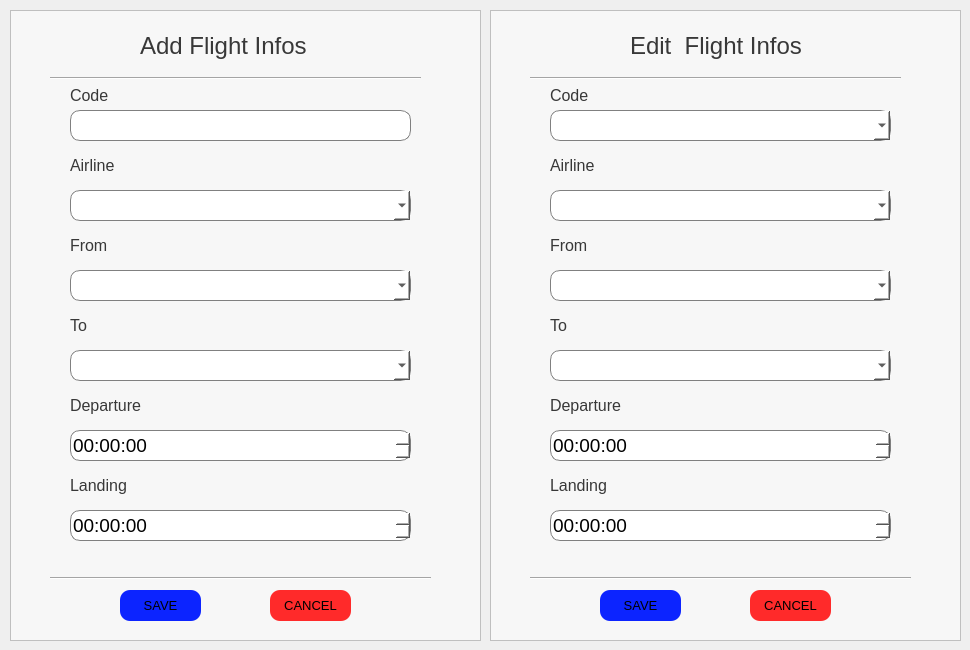
      <widget class="QWidget" name="tab_16">
       <attribute name="title">
        <string>Flight Infos</string>
       </attribute>
       <widget class="QFrame" name="frame_16">
        <property name="geometry">
         <rect>
          <x>10</x>
          <y>10</y>
          <width>471</width>
          <height>631</height>
         </rect>
        </property>
        <property name="styleSheet">
         <string notr="true">background-color: rgb(247, 247, 247);</string>
        </property>
        <property name="frameShape">
         <enum>QFrame::StyledPanel</enum>
        </property>
        <property name="frameShadow">
         <enum>QFrame::Raised</enum>
        </property>
        <widget class="QLabel" name="label_104">
         <property name="geometry">
          <rect>
           <x>130</x>
           <y>20</y>
           <width>211</width>
           <height>31</height>
          </rect>
         </property>
         <property name="font">
          <font>
           <pointsize>18</pointsize>
          </font>
         </property>
         <property name="styleSheet">
          <string notr="true">color: rgb(56, 56, 56);</string>
         </property>
         <property name="text">
          <string>Add Flight Infos</string>
         </property>
        </widget>
        <widget class="Line" name="line_26">
         <property name="geometry">
          <rect>
           <x>40</x>
           <y>60</y>
           <width>371</width>
           <height>16</height>
          </rect>
         </property>
         <property name="orientation">
          <enum>Qt::Horizontal</enum>
         </property>
        </widget>
        <widget class="QLabel" name="label_105">
         <property name="geometry">
          <rect>
           <x>60</x>
           <y>70</y>
           <width>51</width>
           <height>31</height>
          </rect>
         </property>
         <property name="font">
          <font>
           <pointsize>12</pointsize>
          </font>
         </property>
         <property name="styleSheet">
          <string notr="true">color: rgb(56, 56, 56);</string>
         </property>
         <property name="text">
          <string>Code</string>
         </property>
        </widget>
        <widget class="QLineEdit" name="lineEdit_58">
         <property name="geometry">
          <rect>
           <x>60</x>
           <y>100</y>
           <width>341</width>
           <height>31</height>
          </rect>
         </property>
         <property name="styleSheet">
          <string notr="true">border :1px solid grey;
border-radius: 10px;
background-color: rgb(255, 255, 255);</string>
         </property>
         <property name="text">
          <string/>
         </property>
        </widget>
        <widget class="QLabel" name="label_106">
         <property name="geometry">
          <rect>
           <x>60</x>
           <y>140</y>
           <width>51</width>
           <height>31</height>
          </rect>
         </property>
         <property name="font">
          <font>
           <pointsize>12</pointsize>
          </font>
         </property>
         <property name="styleSheet">
          <string notr="true">color: rgb(56, 56, 56);</string>
         </property>
         <property name="text">
          <string>Airline</string>
         </property>
        </widget>
        <widget class="QLabel" name="label_107">
         <property name="geometry">
          <rect>
           <x>60</x>
           <y>220</y>
           <width>61</width>
           <height>31</height>
          </rect>
         </property>
         <property name="font">
          <font>
           <pointsize>12</pointsize>
          </font>
         </property>
         <property name="styleSheet">
          <string notr="true">color: rgb(56, 56, 56);</string>
         </property>
         <property name="text">
          <string>From</string>
         </property>
        </widget>
        <widget class="QLabel" name="label_108">
         <property name="geometry">
          <rect>
           <x>60</x>
           <y>300</y>
           <width>51</width>
           <height>31</height>
          </rect>
         </property>
         <property name="font">
          <font>
           <pointsize>12</pointsize>
          </font>
         </property>
         <property name="styleSheet">
          <string notr="true">color: rgb(56, 56, 56);</string>
         </property>
         <property name="text">
          <string>To</string>
         </property>
        </widget>
        <widget class="QLabel" name="label_109">
         <property name="geometry">
          <rect>
           <x>60</x>
           <y>380</y>
           <width>81</width>
           <height>31</height>
          </rect>
         </property>
         <property name="font">
          <font>
           <pointsize>12</pointsize>
          </font>
         </property>
         <property name="styleSheet">
          <string notr="true">color: rgb(56, 56, 56);</string>
         </property>
         <property name="text">
          <string>Departure</string>
         </property>
        </widget>
        <widget class="QLabel" name="label_110">
         <property name="geometry">
          <rect>
           <x>60</x>
           <y>460</y>
           <width>111</width>
           <height>31</height>
          </rect>
         </property>
         <property name="font">
          <font>
           <pointsize>12</pointsize>
          </font>
         </property>
         <property name="styleSheet">
          <string notr="true">color: rgb(56, 56, 56);</string>
         </property>
         <property name="text">
          <string>Landing</string>
         </property>
        </widget>
        <widget class="Line" name="line_27">
         <property name="geometry">
          <rect>
           <x>40</x>
           <y>560</y>
           <width>381</width>
           <height>16</height>
          </rect>
         </property>
         <property name="orientation">
          <enum>Qt::Horizontal</enum>
         </property>
        </widget>
        <widget class="QPushButton" name="pushButton_29">
         <property name="geometry">
          <rect>
           <x>260</x>
           <y>580</y>
           <width>81</width>
           <height>31</height>
          </rect>
         </property>
         <property name="font">
          <font>
           <pointsize>10</pointsize>
          </font>
         </property>
         <property name="styleSheet">
          <string notr="true">background-color: rgb(255, 42, 42);
border-radius: 10px;</string>
         </property>
         <property name="text">
          <string>CANCEL</string>
         </property>
        </widget>
        <widget class="QPushButton" name="pushButton_30">
         <property name="geometry">
          <rect>
           <x>110</x>
           <y>580</y>
           <width>81</width>
           <height>31</height>
          </rect>
         </property>
         <property name="font">
          <font>
           <pointsize>10</pointsize>
          </font>
         </property>
         <property name="styleSheet">
          <string notr="true">background-color: rgb(12, 36, 255);
border-radius: 10px;</string>
         </property>
         <property name="text">
          <string>SAVE</string>
         </property>
        </widget>
        <widget class="QComboBox" name="comboBox_20">
         <property name="geometry">
          <rect>
           <x>60</x>
           <y>180</y>
           <width>341</width>
           <height>31</height>
          </rect>
         </property>
         <property name="styleSheet">
          <string notr="true">border :1px solid grey;
border-radius: 10px;
background-color: rgb(255, 255, 255);</string>
         </property>
        </widget>
        <widget class="QComboBox" name="comboBox_21">
         <property name="geometry">
          <rect>
           <x>60</x>
           <y>260</y>
           <width>341</width>
           <height>31</height>
          </rect>
         </property>
         <property name="styleSheet">
          <string notr="true">border :1px solid grey;
border-radius: 10px;
background-color: rgb(255, 255, 255);</string>
         </property>
        </widget>
        <widget class="QComboBox" name="comboBox_24">
         <property name="geometry">
          <rect>
           <x>60</x>
           <y>340</y>
           <width>341</width>
           <height>31</height>
          </rect>
         </property>
         <property name="styleSheet">
          <string notr="true">border :1px solid grey;
border-radius: 10px;
background-color: rgb(255, 255, 255);</string>
         </property>
        </widget>
        <widget class="QTimeEdit" name="timeEdit_3">
         <property name="geometry">
          <rect>
           <x>60</x>
           <y>420</y>
           <width>341</width>
           <height>31</height>
          </rect>
         </property>
         <property name="font">
          <font>
           <pointsize>14</pointsize>
          </font>
         </property>
         <property name="styleSheet">
          <string notr="true">border :1px solid grey;
border-radius: 10px;
background-color: rgb(255, 255, 255);</string>
         </property>
        </widget>
        <widget class="QTimeEdit" name="timeEdit_4">
         <property name="geometry">
          <rect>
           <x>60</x>
           <y>500</y>
           <width>341</width>
           <height>31</height>
          </rect>
         </property>
         <property name="font">
          <font>
           <pointsize>14</pointsize>
          </font>
         </property>
         <property name="styleSheet">
          <string notr="true">border :1px solid grey;
border-radius: 10px;
background-color: rgb(255, 255, 255);</string>
         </property>
        </widget>
       </widget>
       <widget class="QFrame" name="frame_17">
        <property name="geometry">
         <rect>
          <x>490</x>
          <y>10</y>
          <width>471</width>
          <height>631</height>
         </rect>
        </property>
        <property name="styleSheet">
         <string notr="true">background-color: rgb(247, 247, 247);</string>
        </property>
        <property name="frameShape">
         <enum>QFrame::StyledPanel</enum>
        </property>
        <property name="frameShadow">
         <enum>QFrame::Raised</enum>
        </property>
        <widget class="QLabel" name="label_111">
         <property name="geometry">
          <rect>
           <x>140</x>
           <y>20</y>
           <width>211</width>
           <height>31</height>
          </rect>
         </property>
         <property name="font">
          <font>
           <pointsize>18</pointsize>
          </font>
         </property>
         <property name="styleSheet">
          <string notr="true">color: rgb(56, 56, 56);</string>
         </property>
         <property name="text">
          <string>Edit  Flight Infos</string>
         </property>
        </widget>
        <widget class="Line" name="line_28">
         <property name="geometry">
          <rect>
           <x>40</x>
           <y>60</y>
           <width>371</width>
           <height>16</height>
          </rect>
         </property>
         <property name="orientation">
          <enum>Qt::Horizontal</enum>
         </property>
        </widget>
        <widget class="QLabel" name="label_112">
         <property name="geometry">
          <rect>
           <x>60</x>
           <y>70</y>
           <width>51</width>
           <height>31</height>
          </rect>
         </property>
         <property name="font">
          <font>
           <pointsize>12</pointsize>
          </font>
         </property>
         <property name="styleSheet">
          <string notr="true">color: rgb(56, 56, 56);</string>
         </property>
         <property name="text">
          <string>Code</string>
         </property>
        </widget>
        <widget class="QLabel" name="label_113">
         <property name="geometry">
          <rect>
           <x>60</x>
           <y>140</y>
           <width>51</width>
           <height>31</height>
          </rect>
         </property>
         <property name="font">
          <font>
           <pointsize>12</pointsize>
          </font>
         </property>
         <property name="styleSheet">
          <string notr="true">color: rgb(56, 56, 56);</string>
         </property>
         <property name="text">
          <string>Airline</string>
         </property>
        </widget>
        <widget class="QLabel" name="label_114">
         <property name="geometry">
          <rect>
           <x>60</x>
           <y>220</y>
           <width>61</width>
           <height>31</height>
          </rect>
         </property>
         <property name="font">
          <font>
           <pointsize>12</pointsize>
          </font>
         </property>
         <property name="styleSheet">
          <string notr="true">color: rgb(56, 56, 56);</string>
         </property>
         <property name="text">
          <string>From</string>
         </property>
        </widget>
        <widget class="QLabel" name="label_115">
         <property name="geometry">
          <rect>
           <x>60</x>
           <y>300</y>
           <width>51</width>
           <height>31</height>
          </rect>
         </property>
         <property name="font">
          <font>
           <pointsize>12</pointsize>
          </font>
         </property>
         <property name="styleSheet">
          <string notr="true">color: rgb(56, 56, 56);</string>
         </property>
         <property name="text">
          <string>To</string>
         </property>
        </widget>
        <widget class="QLabel" name="label_116">
         <property name="geometry">
          <rect>
           <x>60</x>
           <y>380</y>
           <width>81</width>
           <height>31</height>
          </rect>
         </property>
         <property name="font">
          <font>
           <pointsize>12</pointsize>
          </font>
         </property>
         <property name="styleSheet">
          <string notr="true">color: rgb(56, 56, 56);</string>
         </property>
         <property name="text">
          <string>Departure</string>
         </property>
        </widget>
        <widget class="QLabel" name="label_117">
         <property name="geometry">
          <rect>
           <x>60</x>
           <y>460</y>
           <width>111</width>
           <height>31</height>
          </rect>
         </property>
         <property name="font">
          <font>
           <pointsize>12</pointsize>
          </font>
         </property>
         <property name="styleSheet">
          <string notr="true">color: rgb(56, 56, 56);</string>
         </property>
         <property name="text">
          <string>Landing</string>
         </property>
        </widget>
        <widget class="Line" name="line_29">
         <property name="geometry">
          <rect>
           <x>40</x>
           <y>560</y>
           <width>381</width>
           <height>16</height>
          </rect>
         </property>
         <property name="orientation">
          <enum>Qt::Horizontal</enum>
         </property>
        </widget>
        <widget class="QPushButton" name="pushButton_31">
         <property name="geometry">
          <rect>
           <x>260</x>
           <y>580</y>
           <width>81</width>
           <height>31</height>
          </rect>
         </property>
         <property name="font">
          <font>
           <pointsize>10</pointsize>
          </font>
         </property>
         <property name="styleSheet">
          <string notr="true">background-color: rgb(255, 42, 42);
border-radius: 10px;</string>
         </property>
         <property name="text">
          <string>CANCEL</string>
         </property>
        </widget>
        <widget class="QPushButton" name="pushButton_32">
         <property name="geometry">
          <rect>
           <x>110</x>
           <y>580</y>
           <width>81</width>
           <height>31</height>
          </rect>
         </property>
         <property name="font">
          <font>
           <pointsize>10</pointsize>
          </font>
         </property>
         <property name="styleSheet">
          <string notr="true">background-color: rgb(12, 36, 255);
border-radius: 10px;</string>
         </property>
         <property name="text">
          <string>SAVE</string>
         </property>
        </widget>
        <widget class="QComboBox" name="comboBox_25">
         <property name="geometry">
          <rect>
           <x>60</x>
           <y>180</y>
           <width>341</width>
           <height>31</height>
          </rect>
         </property>
         <property name="styleSheet">
          <string notr="true">border :1px solid grey;
border-radius: 10px;
background-color: rgb(255, 255, 255);</string>
         </property>
        </widget>
        <widget class="QComboBox" name="comboBox_26">
         <property name="geometry">
          <rect>
           <x>60</x>
           <y>260</y>
           <width>341</width>
           <height>31</height>
          </rect>
         </property>
         <property name="styleSheet">
          <string notr="true">border :1px solid grey;
border-radius: 10px;
background-color: rgb(255, 255, 255);</string>
         </property>
        </widget>
        <widget class="QComboBox" name="comboBox_27">
         <property name="geometry">
          <rect>
           <x>60</x>
           <y>340</y>
           <width>341</width>
           <height>31</height>
          </rect>
         </property>
         <property name="styleSheet">
          <string notr="true">border :1px solid grey;
border-radius: 10px;
background-color: rgb(255, 255, 255);</string>
         </property>
        </widget>
        <widget class="QComboBox" name="comboBox_28">
         <property name="geometry">
          <rect>
           <x>60</x>
           <y>100</y>
           <width>341</width>
           <height>31</height>
          </rect>
         </property>
         <property name="styleSheet">
          <string notr="true">border :1px solid grey;
border-radius: 10px;
background-color: rgb(255, 255, 255);</string>
         </property>
        </widget>
        <widget class="QTimeEdit" name="timeEdit_5">
         <property name="geometry">
          <rect>
           <x>60</x>
           <y>420</y>
           <width>341</width>
           <height>31</height>
          </rect>
         </property>
         <property name="font">
          <font>
           <pointsize>14</pointsize>
          </font>
         </property>
         <property name="styleSheet">
          <string notr="true">border :1px solid grey;
border-radius: 10px;
background-color: rgb(255, 255, 255);</string>
         </property>
        </widget>
        <widget class="QTimeEdit" name="timeEdit_6">
         <property name="geometry">
          <rect>
           <x>60</x>
           <y>500</y>
           <width>341</width>
           <height>31</height>
          </rect>
         </property>
         <property name="font">
          <font>
           <pointsize>14</pointsize>
          </font>
         </property>
         <property name="styleSheet">
          <string notr="true">border :1px solid grey;
border-radius: 10px;
background-color: rgb(255, 255, 255);</string>
         </property>
        </widget>
       </widget>
      </widget>
